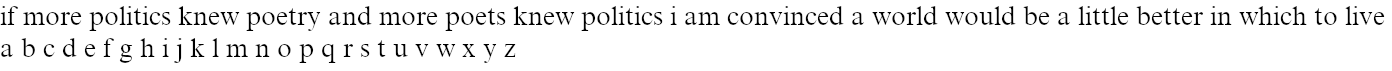
#> input picture images/churchill.png, 1392 x 71 px, given in place of r.png, which was not available; the run also reads 3 pictures not shown here
$ python main.py
#> lines starting #> are read from the running program, lines starting #| are printed output that depends on the picture; after the words box and inside, x2 and y2 are one past the last pixel; in counts of white or black regions, pixels touching at a corner belong together; pictures that were not available may be replaced by others from this repository, and a replacement may not be noted
### ocr.py
from copy import copy

import cv2
import os
import numpy as np

def to_grayscale(image, inv=False):

    if len(image.shape) == 2:
        gray_image = image
    else:
        gray_image = cv2.cvtColor(image, cv2.COLOR_BGR2GRAY)

    if inv:
        gray_image = 255 - gray_image

    return gray_image

def correlation(whole_image, searched_image):
    image_width, image_height = whole_image.shape
    result = np.fft.ifft2(np.fft.fft2(whole_image) * np.fft.fft2(np.rot90(np.rot90(searched_image)), s=(image_width, image_height))).real
    result /= np.abs(np.max(result))
    return result

def highlight_pattern(np_image_array, corr, certainty, highlight_size, pattern_name, locations):

    pattern_mask_pwd =f"font_mask/{pattern_name}.png"
    letter_mask = to_grayscale(cv2.imread(pattern_mask_pwd), False)
    new_np_image_array = copy(np_image_array)

    found_locations = []
    for y in range(corr.shape[0]):
        for x in range(corr.shape[1]):
            if corr[y, x] > certainty and y != 0:
                found_locations.append((y, x))
                locations.append((pattern_name, x, y, corr[y, x]))


    for y, x in found_locations:
        top_left = (x - abs(highlight_size[0]) // 2, y - abs(highlight_size[1]) // 2)
        bottom_right = (x + abs(highlight_size[0]) // 2, y + abs(highlight_size[1]) // 2)

        cv2.rectangle(np_image_array, top_left, bottom_right, (0, 0, 0), 2)

        max_height = y
        max_width = x

        mask_height, mask_width = letter_mask.shape[:2]
        insert_height = min(mask_height, max_height)
        insert_width = min(mask_width, max_width)

        cropped_letter_mask = letter_mask[mask_height - insert_height:, mask_width - insert_width:]

        new_np_image_array[y - insert_height:y, x - insert_width:x] = cropped_letter_mask

    output_path = f"highlights/highlight_{pattern_name}.png"
    cv2.imwrite(output_path, np_image_array)

    cv2.imwrite("overlayed_image.png", new_np_image_array)

# [15 lines left out: function detect_space, not called in this run]

def ocr(ocr_filename, inv, save_preprocessing_data = False):

    locations = []

    whole_in_grey = np.array(to_grayscale(image=cv2.imread(os.path.join(ocr_filename)), inv=inv))

    alphabet = np.array(to_grayscale(image=cv2.imread(os.path.join("font/alphabet_27.png")), inv=True))

    combined_image = cv2.vconcat([whole_in_grey, alphabet])

    cv2.imwrite("overlayed_image.png", combined_image)

    if save_preprocessing_data:
        os.makedirs("preprocessed_data", exist_ok=True)
        cv2.imwrite("preprocessed_data/overlayed_image.png", combined_image)

    alphabet_best = [
        'r',
        'a',
        'b',
        'd',
        'e',
        'f',
        'g',
        'k',
        'p',
        'q',
        's',
        't',
        'w',
        'x',
        'y',
        'z',
        'c',
        'v',
        'h',
        'l',
        'm',
        'n',
        'u',
        'o',
        'j',
        'i'
    ]

    certainties = {
        'a': 0.93,
        'b': 0.93,
        'c': 0.93,
        'd': 0.93,
        'e': 0.93,
        'f': 0.92,
        'g': 0.93,
        'h': 0.93,
        'i': 0.95,
        'j': 0.93,
        'k': 0.93,
        'l': 0.90,
        'm': 0.95,
        'n': 0.93,
        'o': 0.93,
        'p': 0.93,
        'q': 0.93,
        'r': 0.93,
        's': 0.87,
        't': 0.95,
        'u': 0.93,
        'v': 0.89,
        'w': 0.93,
        'x': 0.93,
        'y': 0.90,
        'z': 0.93,
    }

    for char in alphabet_best:

        whole = to_grayscale(cv2.imread(os.path.join("overlayed_image.png")), inv=inv)

        filename = "font/" + char + ".png"

        pattern = to_grayscale(image=cv2.imread(os.path.join(filename)), inv=True)

        highlight_pattern(np_image_array=np.asarray(whole),
                          corr=correlation(whole_image=to_grayscale(whole), searched_image=pattern), certainty=certainties[char],
                          highlight_size=(8, 8), pattern_name=char, locations=locations)

    os.remove("overlayed_image.png")

    locations.sort(key=lambda x: x[1])

    for tup in locations[:]:
        _, _, y, _ = tup
        if y > 40:
            locations.remove(tup)

    detect_space(locations)
    locations.sort(key=lambda x: x[1])

    string = ""
    for name, _, _, _ in locations:
        string += name

    return string

### main.py
import cv2
import os
import numpy as np

from ocr import ocr

def to_grayscale(image, inv=False):

    if len(image.shape) == 2:
        gray_image = image
    else:
        gray_image = cv2.cvtColor(image, cv2.COLOR_BGR2GRAY)

    if inv:
        gray_image = 255 - gray_image

    return gray_image

def check_if_line_starts(np_array_image):
    if np_array_image is None:
        return None
    for i in range(np_array_image.shape[0]):
        for j in range(np_array_image.shape[1]):
            if np_array_image[i][j] > 0:
                return i - 1

def chop_off_the_line(np_array_image):
    first_black_line = check_if_line_starts(np_array_image)
    if first_black_line is None:
        return None, None
    return np_array_image[first_black_line:first_black_line + 32], np_array_image[first_black_line + 32:np_array_image.shape[0]]

def chop_all_lines(np_array_image):
    i = 0
#> i = 0
    if check_if_line_starts(np_array_image):
        chopped_line, rest_of_image = chop_off_the_line(np_array_image)
#> in chop_off_the_line, `first_black_line = check_if_line_starts(np_array_image)`: first_black_line = 5
        cv2.imwrite("lines/chopped0.png", chopped_line)
        i += 1
#> i = 1
    else:
        print("This is a blank")
        return
    while check_if_line_starts(rest_of_image) is not None:
        chopped_line, rest_of_image = chop_off_the_line(rest_of_image)

        if chopped_line is not None and chopped_line.size > 0:
            cv2.imwrite(f"lines/chopped{i}.png", chopped_line)

        i += 1
#> this loop made 0 passes
#> after the loop, i = 1

    return i

image = cv2.imread(os.path.join("images/edison.png"))

lines = chop_all_lines(np.asarray(to_grayscale(image, inv=True)))
#> lines = 1

for i in range(lines):

    filename = "lines/chopped" + str(i) + ".png"
#> filename = 'lines/chopped0.png'

    print(ocr(filename, inv=False, save_preprocessing_data=True))
#> in ocr, `combined_image = cv2.vconcat([whole_in_grey, alphabet])`:
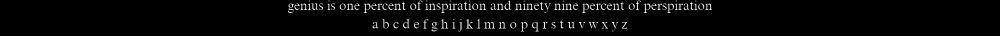
#> combined_image: shape (72, 2000) (shown at 1/2 size); min 0, max 255, mean 8
#> call 4 of to_grayscale, with inv = True
#> in to_grayscale, image is the input picture: shape (71, 1392, 3); min 0, max 255, mean 238.8
#> in to_grayscale (call 4), `gray_image = 255 - gray_image`:
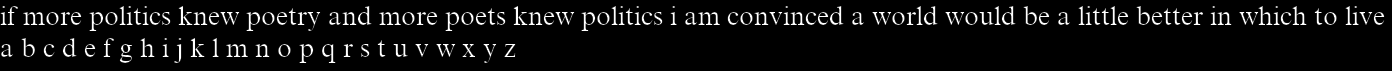
#> gray_image: shape (71, 1392); min 0, max 255, mean 16.2
#> in correlation, `image_width, image_height = whole_image.shape`: image_width = 72; image_height = 2000
#> in correlation, `result = np.fft.ifft2(np.fft.fft2(whole_image) * np.fft.fft2(np.rot90(..`:
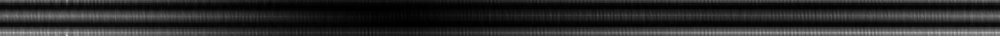
#> result: shape (72, 2000) float64 (shown at 1/2 size); min -4.14e-09, max 83507316, mean 12826356.1; drawn with min black and max white
#> in highlight_pattern, `pattern_mask_pwd =f"font_mask/{pattern_name}.png"`: pattern_mask_pwd = 'font_mask/r.png'
#> after the loop in highlight_pattern, `for y in range(corr.shape[0]):`: found_locations = [(70, 133)]; locations = [('r', 133, 70, 1)]
#> the loop in highlight_pattern, `for y, x in found_locations:` made 1 pass
#> (y, x, top_left, bottom_right, max_height, max_width, mask_height, mask_width) on pass 1: (70, 133, (129, 66), (137, 74), 70, 133, 40, 2000)
#> after the loop in highlight_pattern, `for y, x in found_locations:`:
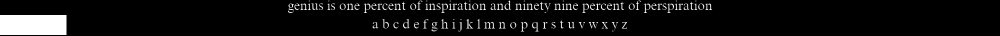
#> new_np_image_array: shape (72, 2000) (shown at 1/2 size); 3.69% of pixels changed, all inside (x1, y1, x2, y2) = (0, 30, 133, 70)
#> (the run stopped early here; a loop or call above may not have finished)
